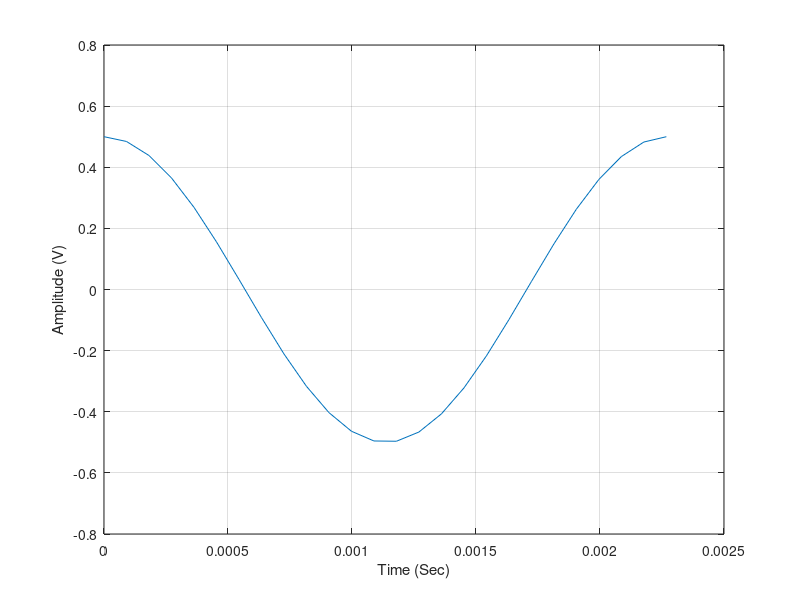

This chart was generated by the following MATLAB code:
%example)

%Generate simple sinusoid waveform
%Sound = A*cos(wt + phase)
%sound parameters!
Amplitude = 0.5;
Frequency = 440;
W = Frequency*2*pi;
 
%Time! 
Fs = 11025;
Ts = 1/Fs;
Time = 0:Ts:2;

%Ok let us create sound
signal = Amplitude*cos(W*Time);
 
%Plot one cycle signal
%If we want to plot only one cycle, how many samples are there?
%roughly 26 samples why?
%Time (1:26) signal (1:26)
figure(1);
plot(Time(1:26), signal(1:26));
xlabel('Time (Sec)');
ylabel('Amplitude (V)');
grid on;
 
%output to wav file
audiowrite('A4.wav',signal, Fs);



